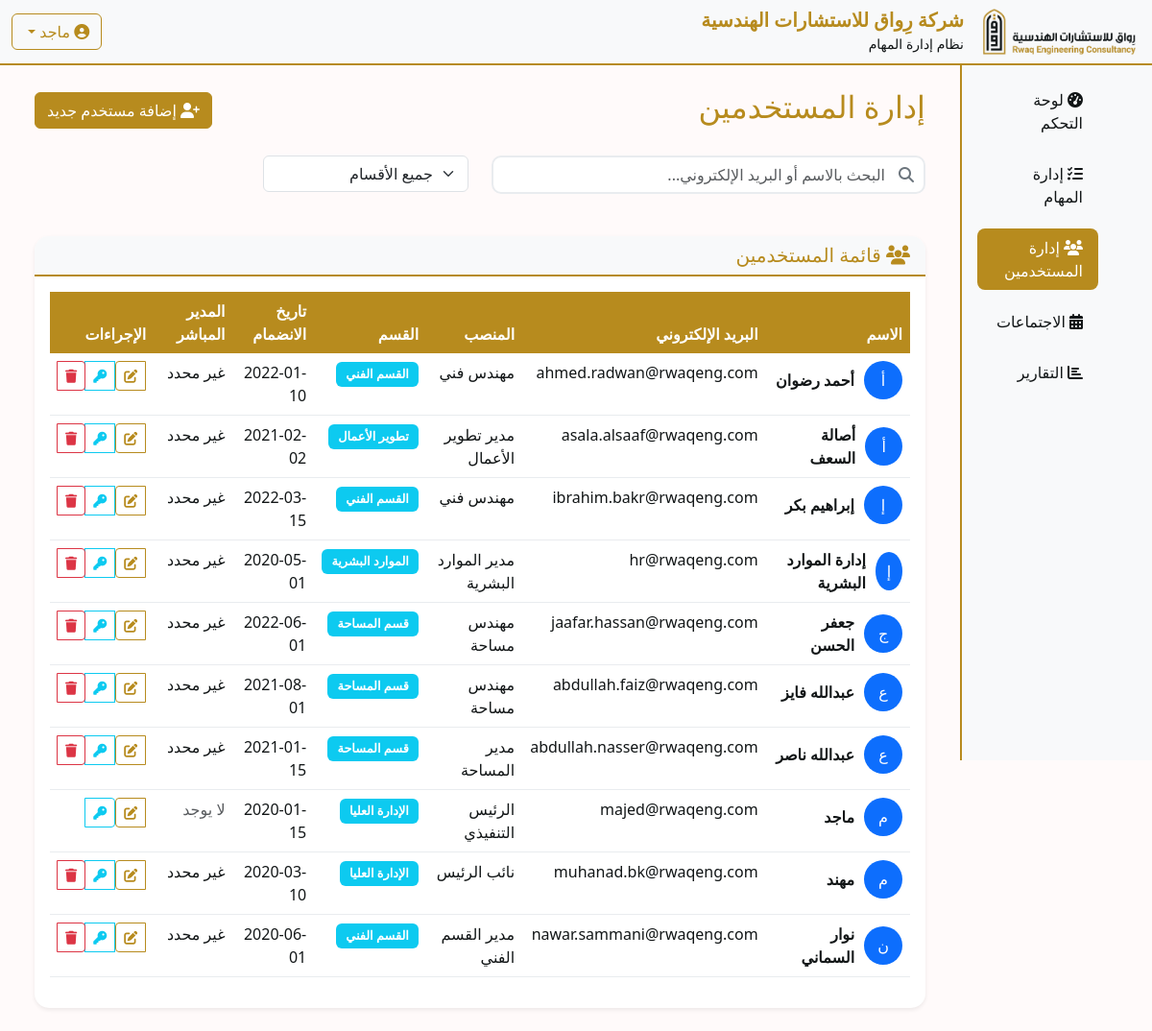
The app's page /users (signed in) with its own data.
### tables this page shows
CREATE TABLE users (
            id INTEGER PRIMARY KEY AUTOINCREMENT,
            name TEXT NOT NULL,
            email TEXT UNIQUE NOT NULL,
            password TEXT NOT NULL,
            position TEXT NOT NULL,
            department TEXT NOT NULL,
            join_date DATE,
            manager_id INTEGER,
            permissions TEXT,
            profile_image TEXT,
            created_at TIMESTAMP DEFAULT CURRENT_TIMESTAMP, supervisor_id INTEGER REFERENCES users(id),
            FOREIGN KEY (manager_id) REFERENCES users (id)
        );

### app.py (the view)
@app.route('/users')
@login_required
def users():
    conn = sqlite3.connect('rivaq.db')
    cursor = conn.cursor()
    cursor.execute('''
        SELECT u.*, m.name as manager_name
        FROM users u
        LEFT JOIN users m ON u.manager_id = m.id
        ORDER BY u.name
    ''')
    users_list = cursor.fetchall()
    conn.close()
    return render_template('users.html', users=users_list)

### app.py (called while the page is built)
def login_required(f):
    @wraps(f)
    def decorated_function(*args, **kwargs):
        if 'user_id' not in session:
            return redirect(url_for('login'))
        return f(*args, **kwargs)
    return decorated_function

### templates/users.html (shortened to what this page needs)
{% extends "base.html" %}
{% block content %}
<div class="d-flex justify-content-between align-items-center mb-4">
    <h2 style="color: #b78b1e;">إدارة المستخدمين</h2>
    <button class="btn btn-primary" data-bs-toggle="modal" data-bs-target="#addUserModal">
        <i class="fas fa-user-plus"></i> إضافة مستخدم جديد
    </button>
</div>
<div class="row mb-4">
    <div class="col-md-6">
        <div class="search-container">
            <input type="text" class="form-control advanced-search" data-target="usersTable" placeholder="البحث بالاسم أو البريد الإلكتروني...">
            <i class="fas fa-search search-icon"></i>
        </div>
    </div>
    <div class="col-md-3">
        <select class="form-select" id="departmentFilter">
            <option value="">جميع الأقسام</option>
        </select>
    </div>
</div>
<div class="card border-0 shadow-sm">
    <div class="card-header" style="background-color: #f8f9fa; border-bottom: 2px solid #b78b1e;">
        <h5 class="mb-0" style="color: #b78b1e;">
            <i class="fas fa-users"></i> قائمة المستخدمين
        </h5>
    </div>
    <div class="card-body">
        <div class="table-responsive-custom">
            <table class="table table-hover" id="usersTable">
                <thead>
                    <tr>
                        <th style="color: white; background-color: #b78b1e;">الاسم</th>
                        <th style="color: white; background-color: #b78b1e;">البريد الإلكتروني</th>
                        <th style="color: white; background-color: #b78b1e;">المنصب</th>
                        <th style="color: white; background-color: #b78b1e;">القسم</th>
                        <th style="color: white; background-color: #b78b1e;">تاريخ الانضمام</th>
                        <th style="color: white; background-color: #b78b1e;">المدير المباشر</th>
                        <th style="color: white; background-color: #b78b1e;">الإجراءات</th>
                    </tr>
                </thead>
                <tbody>
                    {% for user in users %}
                    <tr>
                        <td>
                            <div class="d-flex align-items-center">
                                <div class="rounded-circle bg-primary text-white d-flex align-items-center justify-content-center" style="width: 40px; height: 40px; margin-left: 10px;">
                                    {{ user[1][0] }}
                                </div>
                                <strong style="color: #121617;">{{ user[1] }}</strong>
                            </div>
                        </td>
                        <td style="color: #121617;">{{ user[2] }}</td>
                        <td style="color: #121617;">{{ user[4] }}</td>
                        <td>
                            <span class="badge bg-info">{{ user[5] }}</span>
                        </td>
                        <td style="color: #121617;">
                            {% if user[6] %}
                                {{ user[6] }}
                            {% else %}
                                <span class="text-muted">غير محدد</span>
                            {% endif %}
                        </td>
                        <td style="color: #121617;">
                            {% if user[7] %}
                                {{ user[13] or 'غير محدد' }}
                            {% else %}
                                <span class="text-muted">لا يوجد</span>
                            {% endif %}
                        </td>
                        <td>
                            <div class="btn-group" role="group">
                                <button class="btn btn-sm btn-outline-primary" onclick="editUser({{ user[0] }})" aria-label="تعديل" data-bs-toggle="tooltip" title="تعديل">
                                    <i class="fas fa-edit"></i>
                                </button>
                                <button class="btn btn-sm btn-outline-info" onclick="viewPermissions({{ user[0] }})" aria-label="الصلاحيات" data-bs-toggle="tooltip" title="الصلاحيات">
                                    <i class="fas fa-key"></i>
                                </button>
                                {% if user[0] != session.user_id %}
                                <button class="btn btn-sm btn-outline-danger" onclick="deleteUser({{ user[0] }})" aria-label="حذف" data-bs-toggle="tooltip" title="حذف">
                                    <i class="fas fa-trash"></i>
                                </button>
                                {% endif %}
                            </div>
                        </td>
                    </tr>
                    {% endfor %}
                </tbody>
            </table>
        </div>
    </div>
</div>
{% endblock %}

### templates/base.html (shortened to what this page needs)
<!DOCTYPE html>
<html lang="ar" dir="rtl">
<head>
    <link href="https://cdn.jsdelivr.net/npm/bootstrap@5.3.0/dist/css/bootstrap.min.css" rel="stylesheet">
    <link href="https://cdnjs.cloudflare.com/ajax/libs/font-awesome/6.4.0/css/all.min.css" rel="stylesheet">
    <link href="https://cdnjs.cloudflare.com/ajax/libs/toastr.js/latest/toastr.min.css" rel="stylesheet">
    <link href="{{ url_for('static', filename='css/style.css') }}" rel="stylesheet">
    <link href="{{ url_for('static', filename='css/enhanced.css') }}" rel="stylesheet">
</head>
<body style="background-color: #FFFAFA; font-family: 'Segoe UI', Tahoma, Geneva, Verdana, sans-serif;">
    {% if session.user_id %}
    <nav class="navbar navbar-expand-lg" style="background-color: #f8f9fa; border-bottom: 2px solid #b78b1e;">
        <div class="container-fluid">
            <div class="d-flex align-items-center">
                <img src="{{ url_for('static', filename='images/rivaq-logo.png') }}" alt="شعار رِواق" style="height: 50px; margin-left: 15px;">
                <div>
                    <h5 class="mb-0" style="color: #b78b1e; font-weight: bold;">شركة رِواق للاستشارات الهندسية</h5>
                    <small style="color: #121617;">نظام إدارة المهام</small>
                </div>
            </div>
            <div class="d-flex align-items-center">
                <div class="dropdown">
                    <button class="btn dropdown-toggle" type="button" data-bs-toggle="dropdown" style="color: #b78b1e; border: 1px solid #b78b1e;">
                        <i class="fas fa-user-circle"></i> {{ session.user_name }}
                    </button>
                </div>
            </div>
        </div>
    </nav>
    <div class="container-fluid">
        <div class="row">
            <div class="col-md-3 col-lg-2 px-0">
                <div class="sidebar" style="background-color: #f8f9fa; min-height: calc(100vh - 76px); border-left: 2px solid #b78b1e;">
                    <div class="p-3">
                        <ul class="nav flex-column">
                            <li class="nav-item mb-2">
                                <a class="nav-link {% if request.endpoint == 'dashboard' %}active{% endif %}" href="{{ url_for('dashboard') }}" style="color: #121617; border-radius: 8px;">
                                    <i class="fas fa-tachometer-alt"></i> لوحة التحكم
                                </a>
                            </li>
                            <li class="nav-item mb-2">
                                <a class="nav-link {% if request.endpoint == 'tasks' %}active{% endif %}" href="{{ url_for('tasks') }}" style="color: #121617; border-radius: 8px;">
                                    <i class="fas fa-tasks"></i> إدارة المهام
                                </a>
                            </li>
                            <li class="nav-item mb-2">
                                <a class="nav-link {% if request.endpoint == 'users' %}active{% endif %}" href="{{ url_for('users') }}" style="color: #121617; border-radius: 8px;">
                                    <i class="fas fa-users"></i> إدارة المستخدمين
                                </a>
                            </li>
                            <li class="nav-item mb-2">
                                <a class="nav-link {% if request.endpoint == 'meetings' %}active{% endif %}" href="{{ url_for('meetings') }}" style="color: #121617; border-radius: 8px;">
                                    <i class="fas fa-calendar-alt"></i> الاجتماعات
                                </a>
                            </li>
                            <li class="nav-item mb-2">
                                <a class="nav-link {% if request.endpoint == 'reports' %}active{% endif %}" href="{{ url_for('reports') }}" style="color: #121617; border-radius: 8px;">
                                    <i class="fas fa-chart-bar"></i> التقارير
                                </a>
                            </li>
                        </ul>
                    </div>
                </div>
            </div>
            <div class="col-md-9 col-lg-10">
                <div class="p-4">
                    {% block content %}{% endblock %}
                </div>
            </div>
        </div>
    </div>
    {% else %}
    {% block login_content %}{% endblock %}
    {% endif %}
</body>
</html>

### static/css/style.css (style rules this page uses)
:root { --rivaq-primary: #b78b1e; --rivaq-secondary: #121617; --rivaq-background: #FFFAFA; --rivaq-light: #f8f9fa; }
body { background-color: var(--rivaq-background) !important; color: var(--rivaq-secondary); font-family: 'Segoe UI', Tahoma, Geneva, Verdana, sans-serif; }
.navbar { background-color: var(--rivaq-light) !important; border-bottom: 2px solid var(--rivaq-primary); }
.sidebar { background-color: var(--rivaq-light); min-height: calc(100vh - 76px); border-left: 2px solid var(--rivaq-primary); }
.nav-link { color: var(--rivaq-secondary) !important; border-radius: 8px; margin-bottom: 5px; transition: all 0.3s ease; }
.nav-link.active { background-color: var(--rivaq-primary) !important; color: white !important; }
.btn-primary { background-color: var(--rivaq-primary); border-color: var(--rivaq-primary); }
.btn-outline-primary { color: var(--rivaq-primary); border-color: var(--rivaq-primary); }
.card { border: none; border-radius: 15px; box-shadow: 0 4px 6px rgba(0, 0, 0, 0.1); }
.card-header { background-color: var(--rivaq-light); border-bottom: 2px solid var(--rivaq-primary); border-radius: 15px 15px 0 0 !important; }
.table th { background-color: var(--rivaq-primary); color: white; border: none; }
.table td { color: var(--rivaq-secondary); border-color: #e9ecef; }
.form-control { border-radius: 10px; border: 2px solid #e9ecef; transition: border-color 0.3s ease; }
.badge { font-size: 0.8em; padding: 0.5em 0.8em; }
.fade-in { animation: fadeIn 0.5s ease-in; }

### static/css/enhanced.css (style rules this page uses)
.search-container { position: relative; margin-bottom: 20px; }
.search-container .form-control { padding-right: 40px; }
.search-container .search-icon { position: absolute; right: 12px; top: 50%; transform: translateY(-50%); color: #6c757d; }
.table-responsive-custom { overflow-x: auto; -webkit-overflow-scrolling: touch; }

### templates/base.html (style rules this page uses)
.nav-link.active { background-color: #b78b1e !important; color: white !important; }
.btn-primary { background-color: #b78b1e; border-color: #b78b1e; }

### records on screen
users: user_name "ماجد", name "م", name "ماجد", email "majed@rwaqeng.com", position "الرئيس التنفيذي", department "الإدارة العليا", join_date "2020-01-15", shows "لا يوجد"
users: name "أ", name "أحمد رضوان", email "ahmed.radwan@rwaqeng.com", position "مهندس فني", department "القسم الفني", join_date "2022-01-10", user "غير محدد"
users: name "أ", name "أصالة السعف", email "asala.alsaaf@rwaqeng.com", position "مدير تطوير الأعمال", department "تطوير الأعمال", join_date "2021-02-02", user "غير محدد"
users: name "إ", name "إبراهيم بكر", email "ibrahim.bakr@rwaqeng.com", position "مهندس فني", department "القسم الفني", join_date "2022-03-15", user "غير محدد"
users: name "إ", name "إدارة الموارد البشرية", email "hr@rwaqeng.com", position "مدير الموارد البشرية", department "الموارد البشرية", join_date "2020-05-01", user "غير محدد"
users: name "ج", name "جعفر الحسن", email "jaafar.hassan@rwaqeng.com", position "مهندس مساحة", department "قسم المساحة", join_date "2022-06-01", user "غير محدد"
users: name "ع", name "عبدالله فايز", email "abdullah.faiz@rwaqeng.com", position "مهندس مساحة", department "قسم المساحة", join_date "2021-08-01", user "غير محدد"
users: name "ع", name "عبدالله ناصر", email "abdullah.nasser@rwaqeng.com", position "مدير المساحة", department "قسم المساحة", join_date "2021-01-15", user "غير محدد"
users: name "م", name "مهند", email "muhanad.bk@rwaqeng.com", position "نائب الرئيس", department "الإدارة العليا", join_date "2020-03-10", user "غير محدد"
users: name "ن", name "نوار السماني", email "nawar.sammani@rwaqeng.com", position "مدير القسم الفني", department "القسم الفني", join_date "2020-06-01", user "غير محدد"
